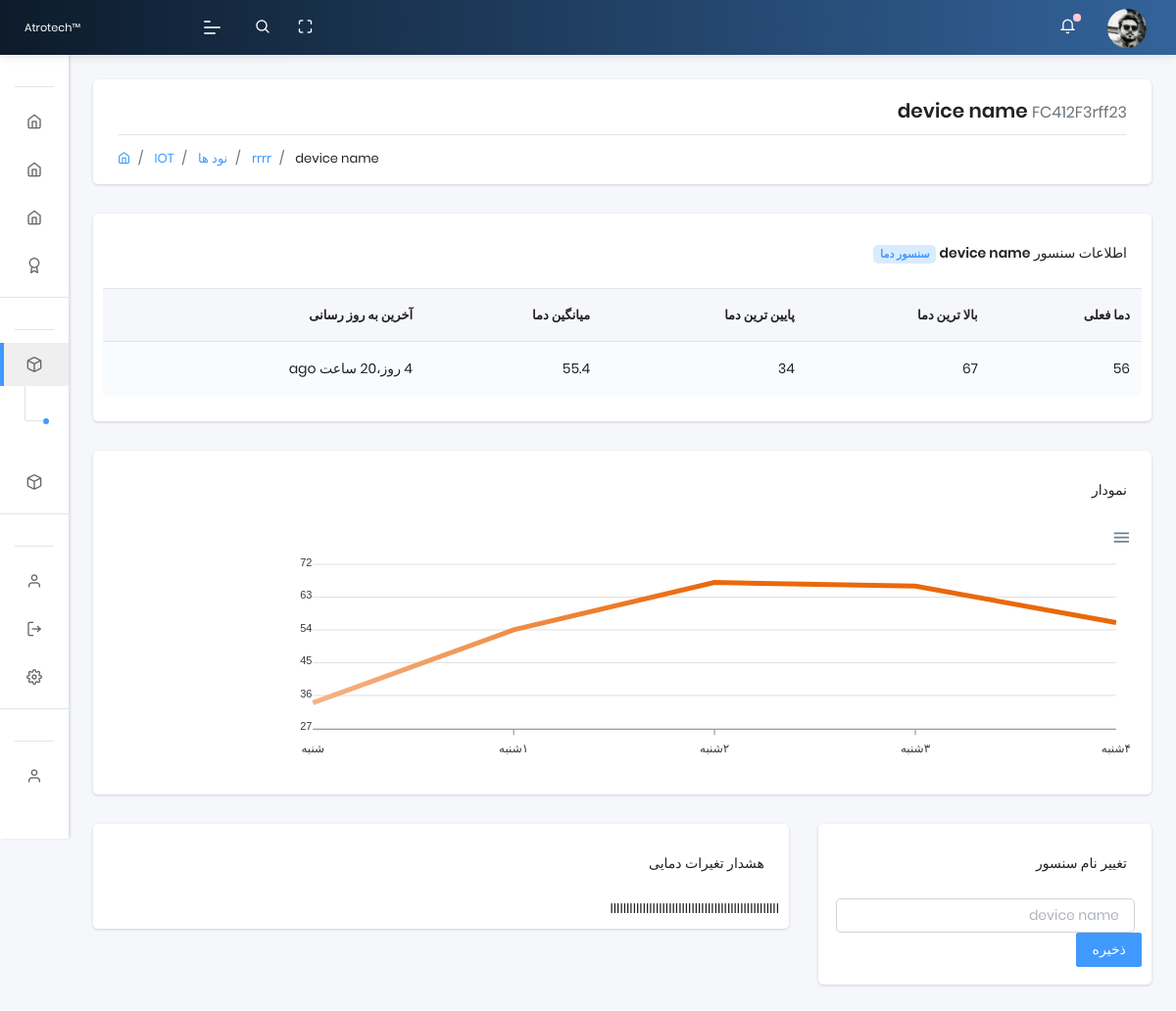
Screenshot of /sensors_detail/2/ (signed in) with the database file from the repository.
### app/models.py (models this page shows, shortened)
class Rom(models.Model):
    name = models.CharField(max_length=40, default='device name')
    UUID = models.CharField(max_length=20)
    family_id = models.CharField(max_length=20)
    node_id = models.CharField(max_length=20)
    updated_on = models.DateTimeField(auto_now= True)
    created_on = models.DateTimeField()
    def get_absolute_sensor_url(self):
        return reverse('app:sensors_detail',args=[self.id])

class Profile(models.Model):
  user = models.OneToOneField(User, on_delete=models.CASCADE,unique=True,related_name='profile',verbose_name = "کاربر")
  phone = models.CharField(max_length=50,null=True, blank=True,verbose_name = " شماره تماس  ")
  address = models.CharField(max_length=3000,null=True, blank=True,verbose_name = " آدرس  ")
  user_photo = models.ImageField(default='default.png', upload_to='profile_pics', null=True, blank=True, verbose_name = "تصویر")
  class Meta:
      verbose_name = "پروفایل"
      verbose_name_plural = " پروفایل ها "

### app/views.py (the view, shortened to what this page needs)
# urls.py: path('sensors_detail/<int:id>/',views.sensors_detail,name='sensors_detail'),
@login_required(login_url="/login/")
def sensors_detail(request, id):
    uuid = models.User_uuid.objects.filter(user=request.user).values('UUID')
    devices = models.Rom.objects.filter(UUID__in=uuid, family_id='01')
    side_temp = models.Rom.objects.filter(family_id='28')
    sensor_name_form = Sensor_name_Form(request.POST)
    sensor = get_object_or_404(models.Rom, id=id)
    Temp12_value = models.Temp12.objects.filter(UUID=sensor.UUID).values_list('temp', flat=True).latest('created_on')
    max = models.Temp12.objects.filter(UUID=sensor.UUID).aggregate(Max('temp'))['temp__max']
    min = models.Temp12.objects.filter(UUID=sensor.UUID).aggregate(Min('temp'))['temp__min']
    avg = models.Temp12.objects.filter(UUID=sensor.UUID).aggregate(Avg('temp'))['temp__avg']
    last_update = models.Temp12.objects.filter(UUID=sensor.UUID).values_list('created_on', flat=True).latest('created_on')
    last7 = list(models.Temp12.objects.filter(UUID=sensor.UUID).values_list('temp', flat=True).order_by('-created_on')[:7])
    last7.reverse()
    context = {'devices':devices,
     'side_temp':side_temp,
     'sensor':sensor,
     'Temp12_value':Temp12_value,
     'max':max,
     'min':min,
     'avg':avg,
     'last_update':last_update,
     'last7':last7,
     'sensor_name_form':sensor_name_form
      }
    context['segment'] = 'sensors_detail'
    html_template = loader.get_template( 'sensors_detail.html' )
    return HttpResponse(html_template.render(context, request))

### app/forms.py
class Sensor_name_Form(forms.Form):
	Sensor_name = forms.CharField(max_length=20)

### templates/sensors_detail.html (shortened to what this page needs)
{% extends "layouts/base.html" %}
{% block content %}
{% load humanize %}
<section class="pcoded-main-container">
    <div class="pcoded-content">
          <div class="page-header">
            <div class="page-block">
              <div class="row align-items-center">
                <div class="col-md-12">
                  <div class="page-header-title" align="right" dir="rtl">
                    <h5 class="m-b-10" align="right" dir="rtl"> {{sensor.name}} <small class="text-muted"> {{sensor.UUID}} </small> </h5>
                  </div>
                  <ul class="breadcrumb">
                    <li class="breadcrumb-item"><a href="index.html"><i class="feather icon-home"></i></a></li>
                    <li class="breadcrumb-item"><a href="#!"> IOT </a></li>
                    <li class="breadcrumb-item"><a href="#!"> نود ها </a></li>
                    <li class="breadcrumb-item">
                      <a href="#!">
                        {% for Rom in devices %}
                        {% if Rom.UUID == sensor.node_id %}
                         {{ Rom.name }}
                        {% endif %}
                        {% endfor %}
                      </a>
                    </li>
                    <li class="breadcrumb-item"><a href="#!"> {{sensor.name}} </a></li>
                  </ul>
                </div>
              </div>
            </div>
          </div>
    			<div class="row">
            <div class="col-xl-12">
                <div class="card" align="right" dir="rtl">
                    <div class="card-header">
                        <span class="d-block m-t-5"> اطلاعات سنسور <b> {{sensor.name}} </b>
                          {% if sensor.family_id == '28' %}
                            <span class="badge badge-light-primary">سنسور دما</span>
                          {% elif sensor.family_id == '15' %}
                            <span class="badge badge-light-primary"> سنسور GPS </span>
                          {% endif %}
                        </span>
                    </div>
                    <div class="card-body table-border-style">
                        <div class="table-responsive">
                            <table class="table table-striped">
                                <thead>
                                    <tr>
                                        <th> دما فعلی </th>
                                        <th> بالا ترین دما </th>
                                        <th> پایین ترین دما </th>
                                        <th> میانگین دما </th>
                                        <th> آخرین به روز رسانی </th>
                                    </tr>
                                </thead>
                                <tbody>
                                    <tr>
                                        <td> {{Temp12_value}} </td>
                                        <td> {{max}} </td>
                                        <td> {{min}} </td>
                                        <td> {{avg|floatformat:1}} </td>
                                        <td dir="rtl"> {{last_update|naturaltime}} </td>
                                    </tr>
                                </tbody>
                            </table>
                        </div>
                    </div>
                </div>
            </div>
            <div class="col-xl-12">
                <div class="card" align="right" dir="rtl">
                    <div class="card-header">
                        <span class="d-block m-t-5"> نمودار </span>
                    </div>
                    <div class="card-body table-border-style">
                          <div class="text-dark" id="chart-temp"></div>
                    </div>
                </div>
            </div>
            <div class="col-xl-8">
                <div class="card" align="right" dir="rtl">
                    <div class="card-header">
                        <span class="d-block m-t-5"> هشدار تغیرات دمایی </span>
                    </div>
                    <div class="card-body table-border-style">
                       IIIIIIIIIIIIIIIIIIIIIIIIIIIIIIIIIIIIIIIIIIIIIIIIIIII
                    </div>
                </div>
            </div>
            <div class="col-xl-4">
                <div class="card" align="right" dir="rtl">
                    <div class="card-header">
                        <span class="d-block m-t-5"> تغییر نام سنسور </span>
                    </div>
                    <div class="card-body table-border-style">
                      <form action="#" method="post" class="form-inline">
                          <input name="Sensor_name" type="text" class="form-control" placeholder="{{sensor.name}}">
                          <button type="submit" class="btn  btn-primary mb-2"> ذخیره </button>
                      </form>
                    </div>
                </div>
            </div>
    			</div>
     </div>
 </section>
{% endblock content %}

### templates/includes/sidebar.html (shortened to what this page needs)
	<nav class="pcoded-navbar menupos-fixed menu-light ">
		<div class="navbar-wrapper  ">
			<div class="navbar-content scroll-div " >
				<ul class="nav pcoded-inner-navbar ">
					<li class="nav-item pcoded-menu-caption">
					</li>
					<li class="nav-item">
					    <a href="/" class="nav-link ">
                <span class="pcoded-micon"> <i class="feather icon-home"></i> </span>
							</a>
					</li>
					<li class="nav-item">
					    <a href="{% url 'app:nodes' %}" class="nav-link ">
                <span class="pcoded-micon"> <i class="feather icon-home"></i> </span>
							</a>
					</li>
					<li class="nav-item">
					    <a href="{% url 'app:sensors' %}" class="nav-link ">
                <span class="pcoded-micon"> <i class="feather icon-home"></i> </span>
							</a>
					</li>
					<li class="nav-item">
					    <a href="#eee" class="nav-link ">
                <span class="pcoded-micon"> <i class="feather icon-award"></i> </span>
							</a>
					</li>
					<li class="nav-item pcoded-menu-caption">
					</li>
					{% for Rom in devices %}
					<li class="nav-item pcoded-hasmenu">
						<a href="#!" class="nav-link "><span class="pcoded-micon"><i class="feather icon-box"></i></span><span class="pcoded-mtext"> {{ Rom.name }} </span></a>
						<ul class="pcoded-submenu">
							{% for temp in side_temp %}
							  {% if Rom.UUID == temp.node_id %}
						    	<li><a href="{{ temp.get_absolute_sensor_url }}"> {{ temp.name }} <small>  </small> </a> </li>
								{% endif %}
							{% endfor %}
						</ul>
					</li>
					{% endfor %}
					<li class="nav-item pcoded-menu-caption">
					</li>
					<li class="nav-item">
					    <a href="/profile" class="nav-link "><span class="pcoded-micon">
						    <i class="feather icon-user"></i></span><span class="pcoded-mtext"> پروفایل </span>
						  </a>
					</li>
					<li class="nav-item">
					    <a href="{% url 'logout' %}" class="nav-link "><span class="pcoded-micon">
						    <i class="feather icon-log-out"></i></span><span class="pcoded-mtext"> خروج </span>
						  </a>
					</li>
					<li class="nav-item">
					    <a href="#ttt" class="nav-link "><span class="pcoded-micon">
						    <i class="feather icon-settings"></i></span><span class="pcoded-mtext"> تنظیمات </span>
					  	</a>
					</li>
					<li class="nav-item pcoded-menu-caption">
					</li>
					<li class="nav-item">
					    <a href="#www" class="nav-link "><span class="pcoded-micon">
						    <i class="feather icon-user"></i></span><span class="pcoded-mtext"> مستندات </span>
						  </a>
					</li>
<br><br><br><br><br><br><br><hr><br>
				</ul>
			</div>
		</div>
	</nav>

### templates/includes/navigation.html (shortened to what this page needs)
	<header class="navbar pcoded-header navbar-expand-lg navbar-light headerpos-fixed header-blue">
        <div class="m-header">
            <a class="mobile-menu" id="mobile-collapse" href="#!"><span></span></a>
            <a href="#!" class="b-brand">
                <img src="/static/assets/images/logo.png" alt="" class="logo"><small>Atrotech™</small>
            </a>
        </div>
        <div class="collapse navbar-collapse">
            <ul class="navbar-nav mr-auto">
                <li class="nav-item">
                    <a href="#!" class="pop-search"><i class="feather icon-search"></i></a>
                </li>
                <li class="nav-item">
                    <a href="#!" class="full-screen" onclick="javascript:toggleFullScreen()"><i class="feather icon-maximize"></i></a>
                </li>
            </ul>
            <ul class="navbar-nav ml-auto">
                <li>
                    <div class="dropdown">
                        <a class="dropdown-toggle" href="#" data-toggle="dropdown"><i class="icon feather icon-bell"></i><span class="badge bg-danger"></span></a>
                    </div>
                </li>
                <li>
                    <div class="dropdown drp-user">
                        <a href="#!" class="dropdown-toggle" data-toggle="dropdown">
                            <img src="{{ request.user.profile.user_photo.url }}" class="img-radius wid-40" alt="User-Profile-Image">
                        </a>
                    </div>
                </li>
            </ul>
        </div>
    </header>

### rows the page displays
Rom: name "rrrr"
Rom: name "device name", UUID "FC412F3rff23", Sensor_name "device name"

### other values shown
{{ Temp12_value }} "56"
{{ max }} "67"
{{ min }} "34"
{{ avg|floatformat:1 }} "55.4"
{{ last_update|naturaltime }} "4 روز،20 ساعت ago"
